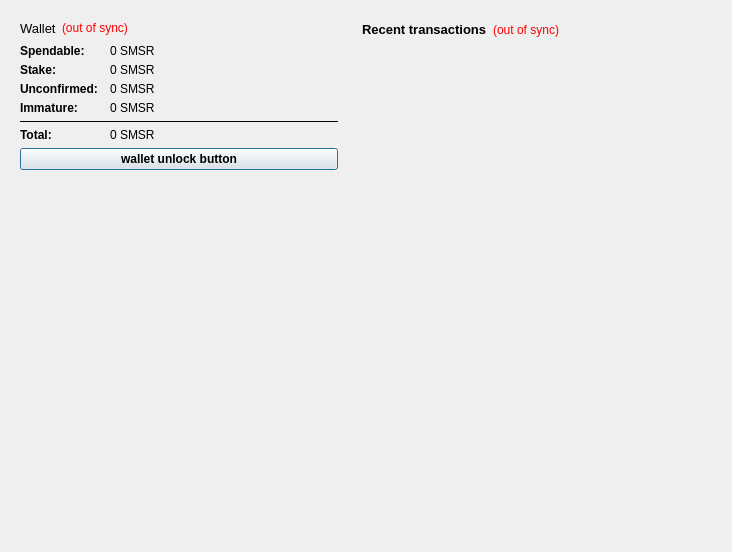
<?xml version="1.0" encoding="UTF-8"?>
<ui version="4.0">
 <class>OverviewPage</class>
 <widget class="QWidget" name="OverviewPage">
  <property name="geometry">
   <rect>
    <x>0</x>
    <y>0</y>
    <width>732</width>
    <height>552</height>
   </rect>
  </property>
  <property name="windowTitle">
   <string>Form</string>
  </property>
  <layout class="QHBoxLayout" name="horizontalLayout" stretch="0,0">
   <property name="topMargin">
    <number>9</number>
   </property>
   <property name="bottomMargin">
    <number>300</number>
   </property>
   <item>
    <layout class="QVBoxLayout" name="verticalLayout_2">
     <item>
      <widget class="QFrame" name="frame">
       <property name="frameShape">
        <enum>QFrame::NoFrame</enum>
       </property>
       <property name="frameShadow">
        <enum>QFrame::Raised</enum>
       </property>
       <layout class="QVBoxLayout" name="verticalLayout_4">
        <item>
         <layout class="QHBoxLayout" name="horizontalLayout_4">
          <item>
           <widget class="QLabel" name="label_5">
            <property name="font">
             <font>
              <pointsize>10</pointsize>
             </font>
            </property>
            <property name="text">
             <string>Wallet</string>
            </property>
           </widget>
          </item>
          <item>
           <widget class="QLabel" name="labelWalletStatus">
            <property name="toolTip">
             <string>The displayed information may be out of date. Your wallet automatically synchronizes with the Samsara network after a connection is established, but this process has not completed yet.</string>
            </property>
            <property name="styleSheet">
             <string notr="true">QLabel { color: red; }</string>
            </property>
            <property name="text">
             <string notr="true">(out of sync)</string>
            </property>
            <property name="alignment">
             <set>Qt::AlignLeading|Qt::AlignLeft|Qt::AlignVCenter</set>
            </property>
           </widget>
          </item>
          <item>
           <spacer name="horizontalSpacer_2">
            <property name="orientation">
             <enum>Qt::Horizontal</enum>
            </property>
            <property name="sizeHint" stdset="0">
             <size>
              <width>40</width>
              <height>20</height>
             </size>
            </property>
           </spacer>
          </item>
         </layout>
        </item>
        <item>
         <layout class="QFormLayout" name="formLayout_2">
          <property name="fieldGrowthPolicy">
           <enum>QFormLayout::AllNonFixedFieldsGrow</enum>
          </property>
          <property name="horizontalSpacing">
           <number>12</number>
          </property>
          <property name="verticalSpacing">
           <number>5</number>
          </property>
          <item row="0" column="0">
           <widget class="QLabel" name="label">
            <property name="font">
             <font>
              <weight>75</weight>
              <bold>true</bold>
             </font>
            </property>
            <property name="text">
             <string>Spendable:</string>
            </property>
           </widget>
          </item>
          <item row="0" column="1">
           <widget class="QLabel" name="labelBalance">
            <property name="cursor">
             <cursorShape>IBeamCursor</cursorShape>
            </property>
            <property name="toolTip">
             <string>Your current spendable balance</string>
            </property>
            <property name="text">
             <string notr="true">0 SMSR</string>
            </property>
            <property name="textInteractionFlags">
             <set>Qt::LinksAccessibleByMouse|Qt::TextSelectableByKeyboard|Qt::TextSelectableByMouse</set>
            </property>
           </widget>
          </item>
          <item row="1" column="0">
           <widget class="QLabel" name="label_6">
            <property name="font">
             <font>
              <weight>75</weight>
              <bold>true</bold>
             </font>
            </property>
            <property name="text">
             <string>Stake:</string>
            </property>
           </widget>
          </item>
          <item row="1" column="1">
           <widget class="QLabel" name="labelStake">
            <property name="font">
             <font>
              <weight>50</weight>
              <bold>false</bold>
             </font>
            </property>
            <property name="cursor">
             <cursorShape>IBeamCursor</cursorShape>
            </property>
            <property name="toolTip">
             <string>Total of coins that was staked, and do not yet count toward the current balance</string>
            </property>
            <property name="text">
             <string notr="true">0 SMSR</string>
            </property>
            <property name="textInteractionFlags">
             <set>Qt::LinksAccessibleByMouse|Qt::TextSelectableByKeyboard|Qt::TextSelectableByMouse</set>
            </property>
           </widget>
          </item>
          <item row="2" column="0">
           <widget class="QLabel" name="label_3">
            <property name="font">
             <font>
              <weight>75</weight>
              <bold>true</bold>
             </font>
            </property>
            <property name="text">
             <string>Unconfirmed:</string>
            </property>
           </widget>
          </item>
          <item row="2" column="1">
           <widget class="QLabel" name="labelUnconfirmed">
            <property name="font">
             <font>
              <weight>50</weight>
              <bold>false</bold>
             </font>
            </property>
            <property name="cursor">
             <cursorShape>IBeamCursor</cursorShape>
            </property>
            <property name="toolTip">
             <string>Total of transactions that have yet to be confirmed, and do not yet count toward the current balance</string>
            </property>
            <property name="text">
             <string notr="true">0 SMSR</string>
            </property>
            <property name="textInteractionFlags">
             <set>Qt::LinksAccessibleByMouse|Qt::TextSelectableByKeyboard|Qt::TextSelectableByMouse</set>
            </property>
           </widget>
          </item>
          <item row="3" column="0">
           <widget class="QLabel" name="labelImmatureText">
            <property name="font">
             <font>
              <weight>75</weight>
              <bold>true</bold>
             </font>
            </property>
            <property name="text">
             <string>Immature:</string>
            </property>
           </widget>
          </item>
          <item row="3" column="1">
           <widget class="QLabel" name="labelImmature">
            <property name="font">
             <font>
              <weight>50</weight>
              <bold>false</bold>
             </font>
            </property>
            <property name="toolTip">
             <string>Mined balance that has not yet matured</string>
            </property>
            <property name="text">
             <string notr="true">0 SMSR</string>
            </property>
            <property name="textInteractionFlags">
             <set>Qt::LinksAccessibleByMouse|Qt::TextSelectableByKeyboard|Qt::TextSelectableByMouse</set>
            </property>
           </widget>
          </item>
          <item row="4" column="0" colspan="2">
           <widget class="Line" name="line">
            <property name="frameShadow">
             <enum>QFrame::Plain</enum>
            </property>
            <property name="orientation">
             <enum>Qt::Horizontal</enum>
            </property>
           </widget>
          </item>
          <item row="5" column="0">
           <widget class="QLabel" name="labelTotalText">
            <property name="font">
             <font>
              <weight>75</weight>
              <bold>true</bold>
             </font>
            </property>
            <property name="text">
             <string>Total:</string>
            </property>
           </widget>
          </item>
          <item row="5" column="1">
           <widget class="QLabel" name="labelTotal">
            <property name="font">
             <font>
              <weight>50</weight>
              <bold>false</bold>
             </font>
            </property>
            <property name="cursor">
             <cursorShape>IBeamCursor</cursorShape>
            </property>
            <property name="toolTip">
             <string>Your current total balance</string>
            </property>
            <property name="text">
             <string notr="true">0 SMSR</string>
            </property>
            <property name="textInteractionFlags">
             <set>Qt::LinksAccessibleByMouse|Qt::TextSelectableByKeyboard|Qt::TextSelectableByMouse</set>
            </property>
           </widget>
          </item>
         </layout>
        </item>
        <item>
         <widget class="QPushButton" name="unlockWalletButton">
          <property name="sizePolicy">
           <sizepolicy hsizetype="Minimum" vsizetype="Fixed">
            <horstretch>0</horstretch>
            <verstretch>0</verstretch>
           </sizepolicy>
          </property>
          <property name="maximumSize">
           <size>
            <width>16777214</width>
            <height>16777214</height>
           </size>
          </property>
          <property name="font">
           <font>
            <weight>75</weight>
            <bold>true</bold>
           </font>
          </property>
          <property name="toolTip">
           <string/>
          </property>
          <property name="text">
           <string>wallet unlock button</string>
          </property>
          <property name="checkable">
           <bool>false</bool>
          </property>
          <property name="autoDefault">
           <bool>false</bool>
          </property>
          <property name="default">
           <bool>true</bool>
          </property>
          <property name="flat">
           <bool>false</bool>
          </property>
         </widget>
        </item>
       </layout>
      </widget>
     </item>
     <item>
      <spacer name="verticalSpacer_4">
       <property name="orientation">
        <enum>Qt::Vertical</enum>
       </property>
       <property name="sizeHint" stdset="0">
        <size>
         <width>20</width>
         <height>40</height>
        </size>
       </property>
      </spacer>
     </item>
     <item>
      <spacer name="verticalSpacer">
       <property name="orientation">
        <enum>Qt::Vertical</enum>
       </property>
       <property name="sizeHint" stdset="0">
        <size>
         <width>20</width>
         <height>40</height>
        </size>
       </property>
      </spacer>
     </item>
    </layout>
   </item>
   <item>
    <layout class="QVBoxLayout" name="verticalLayout_3">
     <item>
      <widget class="QFrame" name="frame_2">
       <property name="frameShape">
        <enum>QFrame::NoFrame</enum>
       </property>
       <property name="frameShadow">
        <enum>QFrame::Raised</enum>
       </property>
       <layout class="QVBoxLayout" name="verticalLayout">
        <item>
         <layout class="QHBoxLayout" name="horizontalLayout_2">
          <item>
           <widget class="QLabel" name="label_4">
            <property name="font">
             <font>
              <pointsize>10</pointsize>
             </font>
            </property>
            <property name="text">
             <string>&lt;b&gt;Recent transactions&lt;/b&gt;</string>
            </property>
           </widget>
          </item>
          <item>
           <widget class="QLabel" name="labelTransactionsStatus">
            <property name="toolTip">
             <string>The displayed information may be out of date. Your wallet automatically synchronizes with the Samsara network after a connection is established, but this process has not completed yet.</string>
            </property>
            <property name="styleSheet">
             <string notr="true">QLabel { color: red; }</string>
            </property>
            <property name="text">
             <string notr="true">(out of sync)</string>
            </property>
            <property name="alignment">
             <set>Qt::AlignRight|Qt::AlignTrailing|Qt::AlignVCenter</set>
            </property>
           </widget>
          </item>
          <item>
           <spacer name="horizontalSpacer">
            <property name="orientation">
             <enum>Qt::Horizontal</enum>
            </property>
            <property name="sizeHint" stdset="0">
             <size>
              <width>40</width>
              <height>20</height>
             </size>
            </property>
           </spacer>
          </item>
         </layout>
        </item>
        <item>
         <widget class="QListView" name="listTransactions">
          <property name="minimumSize">
           <size>
            <width>350</width>
            <height>0</height>
           </size>
          </property>
          <property name="maximumSize">
           <size>
            <width>350</width>
            <height>195</height>
           </size>
          </property>
          <property name="styleSheet">
           <string notr="true">QListView { background: transparent; }</string>
          </property>
          <property name="frameShape">
           <enum>QFrame::NoFrame</enum>
          </property>
          <property name="verticalScrollBarPolicy">
           <enum>Qt::ScrollBarAlwaysOff</enum>
          </property>
          <property name="horizontalScrollBarPolicy">
           <enum>Qt::ScrollBarAlwaysOff</enum>
          </property>
          <property name="selectionMode">
           <enum>QAbstractItemView::NoSelection</enum>
          </property>
         </widget>
        </item>
       </layout>
      </widget>
     </item>
    </layout>
   </item>
  </layout>
 </widget>
 <resources>
  <include location="../bitcoin.qrc"/>
 </resources>
 <connections/>
</ui>
